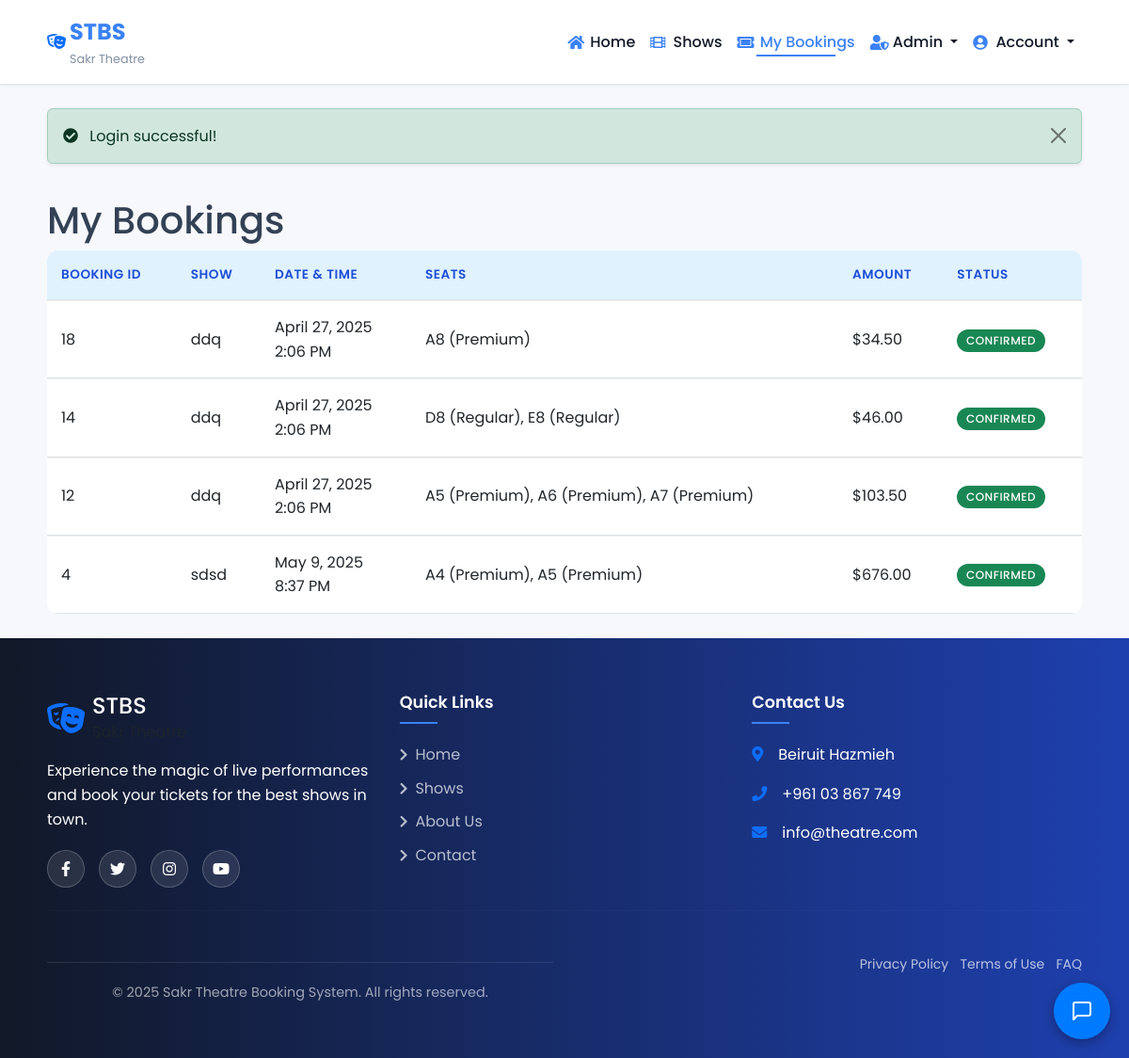
Page /pages/bookings.php (signed in) on the committed database.
### tables this page shows
CREATE TABLE `bookings` (
  `id` int UNSIGNED NOT NULL,
  `user_id` int UNSIGNED DEFAULT NULL,
  `showtime_id` int UNSIGNED DEFAULT NULL,
  `booking_date` timestamp NULL DEFAULT CURRENT_TIMESTAMP,
  `total_amount` decimal(10,2) NOT NULL,
  `payment_status` enum('Pending','Completed','Failed') DEFAULT 'Pending'
);

CREATE TABLE `shows` (
  `id` int UNSIGNED NOT NULL,
  `title` varchar(100) NOT NULL,
  `description` text,
  `duration` int NOT NULL,
  `language` varchar(30) DEFAULT NULL,
  `genre` varchar(30) DEFAULT NULL,
  `age_rating` varchar(5) DEFAULT NULL,
  `image_url` varchar(255) DEFAULT NULL,
  `created_at` timestamp NULL DEFAULT CURRENT_TIMESTAMP
);

CREATE TABLE `showtimes` (
  `id` int UNSIGNED NOT NULL,
  `show_id` int UNSIGNED DEFAULT NULL,
  `date` date NOT NULL,
  `time` time NOT NULL,
  `hall` varchar(30) NOT NULL,
  `price` decimal(10,2) NOT NULL
);

### includes/functions.php (called while the page is built, shortened)
<?php
function getUserBookings($user_id) {
    global $conn;
    $user_id = (int)$user_id;
    $sql = "SELECT b.*, sh.title as show_title, s.date, s.time, s.hall
            FROM bookings b
            JOIN showtimes s ON b.showtime_id = s.id
            JOIN shows sh ON s.show_id = sh.id
            WHERE b.user_id = $user_id
            ORDER BY b.booking_date DESC";
    $result = mysqli_query($conn, $sql);
    $bookings = [];
    while ($row = mysqli_fetch_assoc($result)) {
        $booking_id = $row['id'];
        $sql2 = "SELECT s.seat_row, s.seat_number, s.category
                FROM booking_details bd
                JOIN seats s ON bd.seat_id = s.id
                WHERE bd.booking_id = $booking_id";
        $seats_result = mysqli_query($conn, $sql2);
        $seats = [];
        while ($seat = mysqli_fetch_assoc($seats_result)) {
            $seats[] = $seat;
        }
        $row['seats'] = $seats;
        $bookings[] = $row;
    }
    return $bookings;
}
?>

### pages/bookings.php (the view, shortened to what this page needs)
<?php
require_once __DIR__ . '/../includes/db_config.php';
require_once __DIR__ . '/../includes/functions.php';
include __DIR__ . '/../templates/header.php';
$user_id = $_SESSION['user_id'];
$bookings = getUserBookings($user_id);
?>
<div class="container">
    <h1>My Bookings</h1>
    <?php if (empty($bookings)): ?>
        <div class="alert alert-info">
            You haven't made any bookings yet. <a href="/pages/shows.php">Browse shows</a> to book tickets.
        </div>
    <?php else: ?>
        <div class="table-responsive">
            <table class="table">
                <thead>
                    <tr>
                        <th>Booking ID</th>
                        <th>Show</th>
                        <th>Date & Time</th>
                        <th>Seats</th>
                        <th>Amount</th>
                        <th>Status</th>
                    </tr>
                </thead>
                <tbody>
                    <?php foreach ($bookings as $booking): ?>
                        <tr>
                            <td><?php echo $booking['id']; ?></td>
                            <td><?php echo htmlspecialchars($booking['show_title']); ?></td>
                            <td>
                                <?php echo date('F j, Y', strtotime($booking['date'])); ?><br>
                                <?php echo date('g:i A', strtotime($booking['time'])); ?>
                            </td>
                            <td>
                                <?php
                                $seat_texts = [];
                                foreach ($booking['seats'] as $seat) {
                                    $seat_texts[] = $seat['seat_row'] . $seat['seat_number'] . ' (' . $seat['category'] . ')';
                                }
                                echo implode(', ', $seat_texts);
                                ?>
                            </td>
                            <td>$<?php echo number_format($booking['total_amount'], 2); ?></td>
                            <td>
                                <span class="badge bg-success">Confirmed</span>
                            </td>
                        </tr>
                    <?php endforeach; ?>
                </tbody>
            </table>
        </div>
    <?php endif; ?>
</div>
<?php include __DIR__ . '/../templates/footer.php'; ?>

### css/style.css (style rules this page uses)
:root { --primary-color: #3b82f6; --primary-light: #e0f2fe; --primary-dark: #1d4ed8; --secondary-color: #6366f1; --accent-color: #8b5cf6; --light-color: #f9fafb; --dark-color: #111827; --text-color: #334155; --text-muted: #64748b; --border-radius: 12px; --box-shadow: 0 10px 15px -3px rgba(0, 0, 0, 0.08), 0 4px 6px -2px rgba(0, 0, 0, 0.04); --hover-shadow: 0 20px 25px -5px rgba(0, 0, 0, 0.08), 0 10px 10px -5px rgba(0, 0, 0, 0.03); --section-padding: 80px 0; --input-bg: #f9fafb; --card-img-height: 220px; }
body { font-family: 'Poppins', 'Segoe UI', Tahoma, Geneva, Verdana, sans-serif; color: var(--text-color); background-color: #f7f8fc; line-height: 1.6; }
.container { padding: 10px 20px; }
.table { border-collapse: separate; border-spacing: 0; width: 100%; border-radius: var(--border-radius); overflow: hidden; }
.table thead th { background-color: var(--primary-light); color: var(--primary-dark); font-weight: 600; text-transform: uppercase; font-size: 0.85rem; letter-spacing: 0.5px; padding: 15px; vertical-align: middle; }
.table tbody td { padding: 15px; vertical-align: middle; border-top: 1px solid #f0f0f0; }
.badge { font-weight: 500; padding: 0.5em 0.8em; border-radius: 50px; font-size: 0.75rem; text-transform: uppercase; letter-spacing: 0.5px; }

### rows in the picture
bookings: id "18", shows.title "ddq", showtime.date "April 27, 2025", showtime.time "2:06 PM", seat_texts "A8 (Premium)", total_amount "34.50"
bookings: id "14", shows.title "ddq", showtime.date "April 27, 2025", showtime.time "2:06 PM", seat_texts "D8 (Regular), E8 (Regular)", total_amount "46.00"
bookings: id "12", shows.title "ddq", showtime.date "April 27, 2025", showtime.time "2:06 PM", seat_texts "A5 (Premium), A6 (Premium), A7 (Premium)", total_amount "103.50"
bookings: id "4", shows.title "sdsd", showtime.date "May 9, 2025", showtime.time "8:37 PM", seat_texts "A4 (Premium), A5 (Premium)", total_amount "676.00"

### other values in the picture
$_SESSION['message'] "Login successful!"
